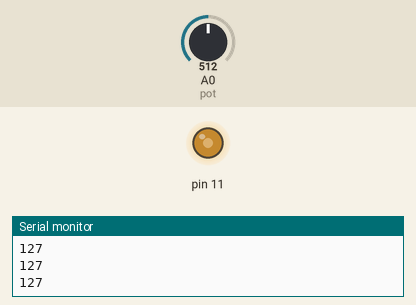
A sketch run on a simulated Arduino Uno, built with avr-gcc and run on an emulated ATmega328P. Parts: output pins drawn as LEDs (lit = HIGH), the last lines printed to the serial monitor. The inputs (shaded band) are chosen by the test bench; at power-on: A0 (pot) = 512.

Above: at 1.2 s.
1.3 s: A0 (pot) set to 716
At 2.5 s:
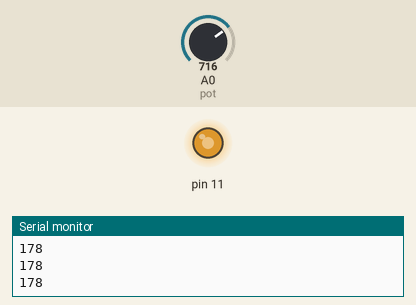
2.8 s: A0 (pot) set to 900
At 3.9 s:
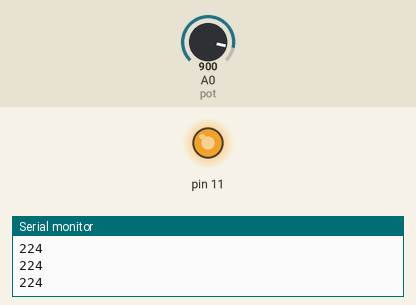
4.3 s: A0 (pot) set to 122
At 5.0 s:
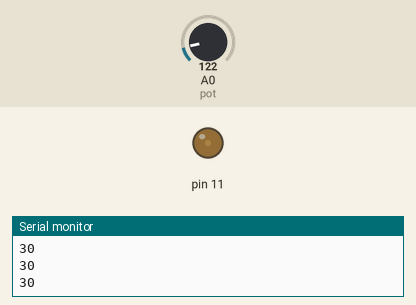
5.8 s: A0 (pot) set to 0
At 6.1 s:
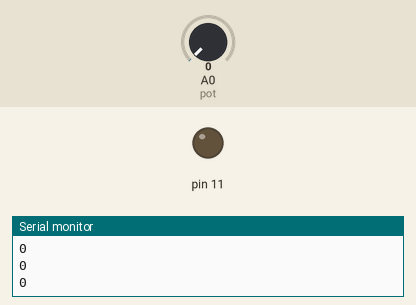
7.3 s: A0 (pot) set to 511
At 8.5 s:
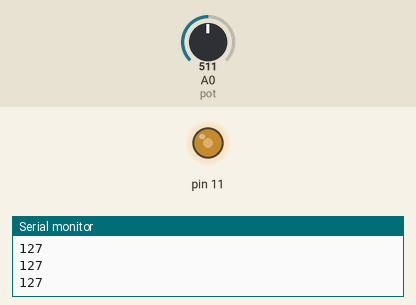
Timing chart, 0 to 9.8 s (numbered marks = the images above; inputs shaded):
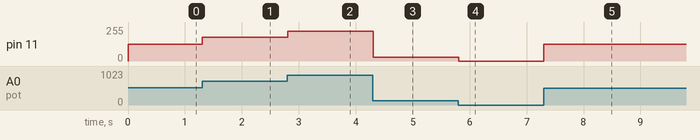

Measured:
- after the input at 1.3 s, pin 11: 127/255 → 178/255 at once
- after the input at 2.8 s, pin 11: 178/255 → 224/255 at once
- after the input at 4.3 s, pin 11: 224/255 → 30/255 at once
- after the input at 5.8 s, pin 11: 30/255 → 0/255 at once
- after the input at 7.3 s, pin 11: 0/255 → 127/255 at once

The sketch:

Potentiometer_controlled_LED.ino
```cpp
void setup()
{
  pinMode(A0, INPUT);
  pinMode(11, OUTPUT);
  Serial.begin(9600);
}

void loop()
{
  int pot = analogRead(A0);//input values from pot
  int led_val = map(pot,0,1023,0,255);//mapping
  Serial.println(led_val);//print led_val
  analogWrite(11,led_val);
}
```
